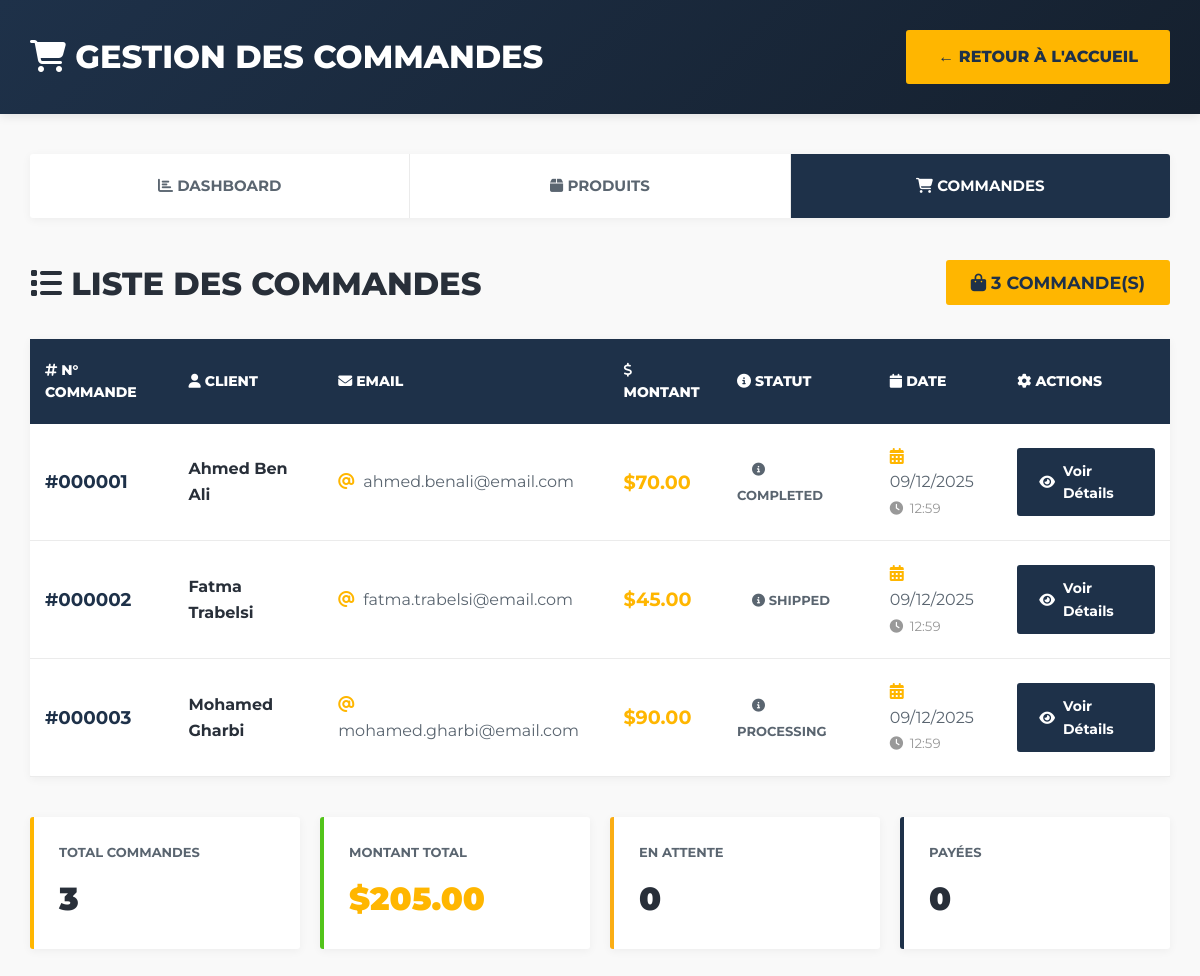
The app's page /index.php?controller=order&action=index with its own data.
### tables this page shows
CREATE TABLE orders (
    id INT AUTO_INCREMENT PRIMARY KEY,
    customer_id INT NOT NULL,
    total_amount DECIMAL(10,2) NOT NULL DEFAULT 0.00,
    shipping_cost DECIMAL(10,2) DEFAULT 0.00,
    discount_amount DECIMAL(10,2) DEFAULT 0.00,
    final_amount DECIMAL(10,2) NOT NULL DEFAULT 0.00,
    status ENUM('pending', 'paid', 'processing', 'shipped', 'delivered', 'completed', 'cancelled') DEFAULT 'pending',
    payment_method VARCHAR(50) DEFAULT 'paypal',
    notes TEXT,
    created_at DATETIME DEFAULT CURRENT_TIMESTAMP,
    updated_at DATETIME DEFAULT NULL ON UPDATE CURRENT_TIMESTAMP,
    INDEX idx_customer (customer_id),
    INDEX idx_status (status),
    INDEX idx_created (created_at)
);

CREATE TABLE customers (
    id INT AUTO_INCREMENT PRIMARY KEY,
    first_name VARCHAR(100) NOT NULL,
    last_name VARCHAR(100) NOT NULL,
    email VARCHAR(255) NOT NULL UNIQUE,
    password VARCHAR(255),
    phone VARCHAR(50),
    address TEXT,
    city VARCHAR(100),
    postal_code VARCHAR(20),
    country VARCHAR(100) DEFAULT 'Tunisia',
    is_active TINYINT(1) DEFAULT 1,
    created_at DATETIME DEFAULT CURRENT_TIMESTAMP,
    updated_at DATETIME DEFAULT NULL ON UPDATE CURRENT_TIMESTAMP,
    INDEX idx_email (email),
    INDEX idx_active (is_active)
);

### controllers/OrderController.php (called while the page is built, shortened)
<?php
class OrderController {
    public function listOrders(): array {
        $db = Database::getConnexion();
        $sql = "SELECT
                    o.*,
                    c.first_name,
                    c.last_name,
                    c.email,
                    c.phone
                FROM orders o
                LEFT JOIN customers c ON o.customer_id = c.id
                ORDER BY o.created_at DESC";
        try {
            $stmt = $db->query($sql);
            return $stmt->fetchAll(PDO::FETCH_ASSOC);
        } catch (Exception $e) {
            $this->lastError = $e->getMessage();
            error_log('OrderController::listOrders error: ' . $e->getMessage());
            return [];
        }
    }
}
?>

### views/admin/order_list.php (the view, shortened to what this page needs)
<!DOCTYPE html>
<html lang="fr">
<head>
    <link rel="stylesheet" href="https://cdnjs.cloudflare.com/ajax/libs/font-awesome/6.4.0/css/all.min.css">
</head>
<body>
    <header>
        <div class="header-content">
            <h1><i class="fas fa-shopping-cart"></i> GESTION DES COMMANDES</h1>
            <a href="index.php" class="back-btn">← Retour à l'Accueil</a>
        </div>
    </header>
    <div class="container">
        <div class="nav-tabs">
            <a href="index.php?controller=dashboard&action=index" class="nav-item">
                <i class="fas fa-chart-bar"></i> DASHBOARD
            </a>
            <a href="index.php?controller=product&action=index" class="nav-item">
                <i class="fas fa-box"></i> PRODUITS
            </a>
            <a href="index.php?controller=order&action=index" class="nav-item active">
                <i class="fas fa-shopping-cart"></i> COMMANDES
            </a>
        </div>
        <div class="page-header">
            <h2><i class="fas fa-list"></i> LISTE DES COMMANDES</h2>
            <div>
                <span class="badge badge-primary" style="font-size: 1.1rem; padding: 12px 25px;">
                    <i class="fas fa-shopping-bag"></i> <?php echo count($orders); ?> commande(s)
                </span>
            </div>
        </div>
        <table>
            <thead>
                <tr>
                    <th><i class="fas fa-hashtag"></i> N° Commande</th>
                    <th><i class="fas fa-user"></i> Client</th>
                    <th><i class="fas fa-envelope"></i> Email</th>
                    <th><i class="fas fa-dollar-sign"></i> Montant</th>
                    <th><i class="fas fa-info-circle"></i> Statut</th>
                    <th><i class="fas fa-calendar"></i> Date</th>
                    <th><i class="fas fa-cog"></i> Actions</th>
                </tr>
            </thead>
            <tbody>
                <?php if (!empty($orders)): ?>
                    <?php foreach ($orders as $order): ?>
                        <tr>
                            <td>
                                <strong style="font-size: 1.15rem; color: var(--constra-blue);">
                                    #<?php echo str_pad($order['id'], 6, '0', STR_PAD_LEFT); ?>
                                </strong>
                            </td>
                            <td>
                                <strong style="color: #282f39;">
                                    <?php
                                    $firstName = $order['first_name'] ?? 'Inconnu';
                                    $lastName = $order['last_name'] ?? '';
                                    echo htmlspecialchars($firstName . ' ' . $lastName);
                                    ?>
                                </strong>
                            </td>
                            <td style="color: #5a6570;">
                                <i class="fas fa-at" style="color: #ffb600; margin-right: 5px;"></i>
                                <?php echo htmlspecialchars($order['email'] ?? 'N/A'); ?>
                            </td>
                            <td>
                                <strong style="font-size: 1.2rem; color: var(--constra-yellow);">
                                    $<?php echo number_format($order['total_amount'], 2); ?>
                                </strong>
                            </td>
                            <td>
                                <?php
                                $statusConfig = [
                                    'pending' => ['class' => 'warning', 'label' => 'En attente', 'icon' => 'clock'],
                                    'paid' => ['class' => 'success', 'label' => 'Payé', 'icon' => 'check-circle'],
                                    'cancelled' => ['class' => 'danger', 'label' => 'Annulé', 'icon' => 'times-circle']
                                ];
                                $config = $statusConfig[$order['status']] ?? ['class' => 'default', 'label' => $order['status'], 'icon' => 'info-circle'];
                                ?>
                                <span class="badge badge-<?php echo $config['class']; ?>" style="padding: 8px 15px; font-size: 13px;">
                                    <i class="fas fa-<?php echo $config['icon']; ?>"></i>
                                    <?php echo $config['label']; ?>
                                </span>
                            </td>
                            <td style="color: #5a6570;">
                                <i class="fas fa-calendar-alt" style="color: #ffb600; margin-right: 5px;"></i>
                                <?php echo date('d/m/Y', strtotime($order['created_at'])); ?>
                                <br>
                                <small style="color: #999;">
                                    <i class="fas fa-clock" style="margin-right: 3px;"></i>
                                    <?php echo date('H:i', strtotime($order['created_at'])); ?>
                                </small>
                            </td>
                            <td>
                                <a href="index.php?controller=order&action=view&id=<?php echo $order['id']; ?>"
                                   class="btn-secondary"
                                   style="padding: 10px 20px; font-size: 14px; display: inline-flex; align-items: center; gap: 8px;">
                                    <i class="fas fa-eye"></i> Voir Détails
                                </a>
                            </td>
                        </tr>
                    <?php endforeach; ?>
                <?php endif; ?>
            </tbody>
        </table>
        <?php if (!empty($orders)): ?>
            <div class="stats-grid">
                <div class="stat-card" style="border-left-color: #ffb600;">
                    <h4>Total Commandes</h4>
                    <p><?php echo count($orders); ?></p>
                </div>
                <div class="stat-card" style="border-left-color: #52c41a;">
                    <h4>Montant Total</h4>
                    <p style="color: #ffb600;">
                        $<?php
                        $total = array_sum(array_column($orders, 'total_amount'));
                        echo number_format($total, 2);
                        ?>
                    </p>
                </div>
                <div class="stat-card" style="border-left-color: #faad14;">
                    <h4>En Attente</h4>
                    <p>
                        <?php
                        $pending = count(array_filter($orders, function($o) { return $o['status'] === 'pending'; }));
                        echo $pending;
                        ?>
                    </p>
                </div>
                <div class="stat-card" style="border-left-color: #1e3149;">
                    <h4>Payées</h4>
                    <p>
                        <?php
                        $paid = count(array_filter($orders, function($o) { return $o['status'] === 'paid'; }));
                        echo $paid;
                        ?>
                    </p>
                </div>
            </div>
        <?php endif; ?>
    </div>
</body>
</html>

### views/admin/order_list.php (style rules this page uses)
:root { --constra-yellow: #ffb600; --constra-blue: #1e3149; --constra-blue-dark: #15202e; }
* { margin: 0; padding: 0; box-sizing: border-box; }
body { font-family: 'Montserrat', sans-serif; background: #f9f9f9; color: #5a6570; line-height: 1.6; }
header { background: linear-gradient(135deg, var(--constra-blue) 0%, var(--constra-blue-dark) 100%); color: white; padding: 30px 0; box-shadow: 0 2px 10px rgba(0,0,0,0.1); }
.header-content { max-width: 1400px; margin: 0 auto; padding: 0 30px; display: flex; justify-content: space-between; align-items: center; }
header h1 { font-size: 2rem; font-weight: 800; text-transform: uppercase; }
.back-btn { background: var(--constra-yellow); color: var(--constra-blue); padding: 12px 30px; border: 2px solid var(--constra-yellow); font-weight: 800; text-transform: uppercase; text-decoration: none; border-radius: 3px; transition: all 0.3s; }
.container { max-width: 1400px; margin: 40px auto; padding: 0 30px; }
.nav-tabs { display: flex; gap: 0; margin-bottom: 40px; background: white; border-radius: 3px; overflow: hidden; box-shadow: 0 2px 10px rgba(0,0,0,0.05); }
.nav-item { flex: 1; padding: 20px 30px; text-align: center; text-decoration: none; color: #5a6570; font-weight: 700; font-size: 15px; text-transform: uppercase; transition: all 0.3s; border-right: 1px solid #ebebeb; }
.nav-item:last-child { border-right: none; }
.nav-item.active { background: var(--constra-blue); color: white; }
.page-header { display: flex; justify-content: space-between; align-items: center; margin-bottom: 30px; }
.page-header h2 { font-size: 2rem; font-weight: 800; color: #282f39; text-transform: uppercase; }
table { width: 100%; background: white; border-radius: 3px; box-shadow: 0 2px 10px rgba(0,0,0,0.05); border-collapse: collapse; }
thead { background: var(--constra-blue); color: white; }
thead th { padding: 20px 15px; font-weight: 800; text-transform: uppercase; font-size: 14px; text-align: left; }
tbody tr { border-bottom: 1px solid #ebebeb; transition: all 0.3s; }
tbody td { padding: 20px 15px; }
.badge { padding: 8px 15px; border-radius: 3px; font-size: 13px; font-weight: 700; text-transform: uppercase; }
.badge-primary { background: var(--constra-yellow); color: var(--constra-blue); }
.btn-secondary { background: var(--constra-blue); color: white; border: 2px solid var(--constra-blue); padding: 10px 20px; text-decoration: none; border-radius: 3px; font-weight: 700; font-size: 14px; transition: all 0.3s; }
.stats-grid { display: grid; grid-template-columns: repeat(auto-fit, minmax(250px, 1fr)); gap: 20px; margin-top: 40px; }
.stat-card { background: white; padding: 25px; border-radius: 3px; box-shadow: 0 2px 10px rgba(0,0,0,0.05); border-left: 4px solid var(--constra-yellow); }
.stat-card h4 { color: #5a6570; font-size: 13px; text-transform: uppercase; margin-bottom: 10px; }
.stat-card p { font-size: 2rem; font-weight: 900; color: #282f39; margin: 0; }

### records on screen
orders: id "000001", customer.last_name "Ahmed Ben Ali", customer.email "ahmed.benali@email.com", total_amount "70.00", status "COMPLETED", created_at "09/12/2025", created_at "12:59"
orders: id "000002", customer.last_name "Fatma Trabelsi", customer.email "fatma.trabelsi@email.com", total_amount "45.00", status "SHIPPED", created_at "09/12/2025", created_at "12:59"
orders: id "000003", customer.last_name "Mohamed Gharbi", customer.email "mohamed.gharbi@email.com", total_amount "90.00", status "PROCESSING", created_at "09/12/2025", created_at "12:59"

### other values on screen
count($orders) "3"
$total "205.00"
$pending "0"
$paid "0"
